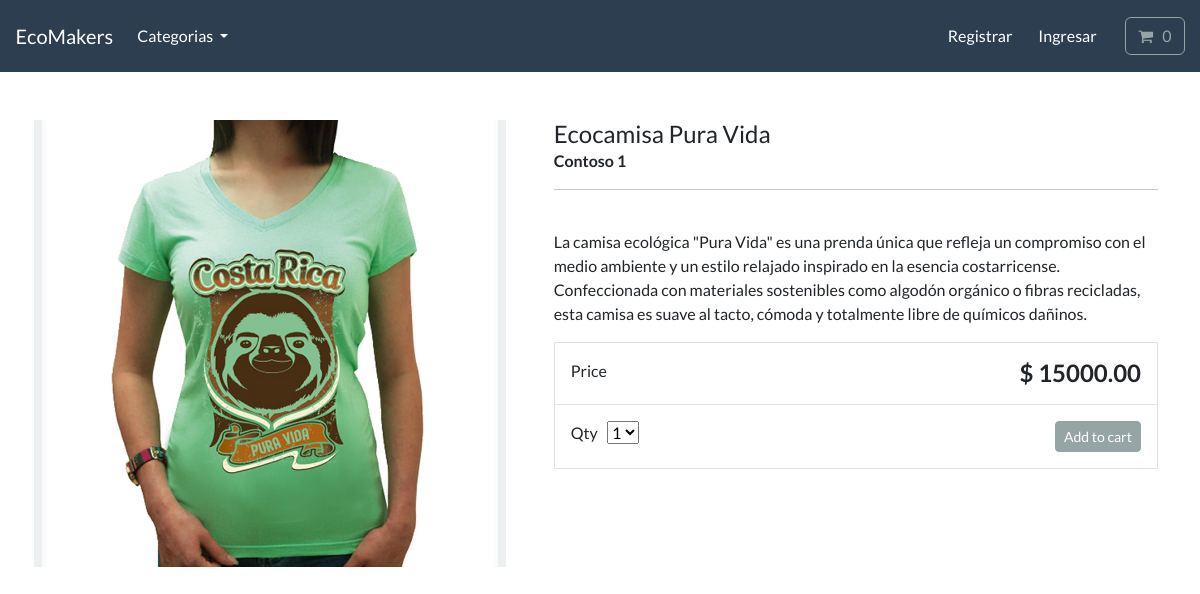
Screenshot of /product/ecocamisa-pura-vida/ with the database file from the repository.
### store/models.py (models this page shows, shortened)
class Product(models.Model):
    category = models.ForeignKey(Category, related_name='product', on_delete=models.CASCADE, null=True)
    title = models.CharField(max_length=250)
    brand = models.CharField(max_length=250, default='un-branded')
    description = models.TextField(blank=True)
    slug = models.SlugField(max_length=255)
    price = models.DecimalField(max_digits=7, decimal_places=2)
    image = models.ImageField(upload_to='images/')
    class Meta:
        verbose_name_plural = 'products'

### store/views.py (the view)
# urls.py: path('product/<slug:product_slug>/',views.product_info, name='product-info'),
def product_info(request, product_slug):
    product = get_object_or_404(Product, slug=product_slug)
    context = {'product':product}
    return render(request, 'store/product-info.html', context)

### cart/cart.py (called while the page is built)
    def __len__(self):
        return sum(item['qty'] for item in self.cart.values())

### cart/context_processors.py (called while the page is built)
def cart(request):
    return {'cart': Cart(request)}

### store/models.py (called while the page is built)
    def get_absolute_url(self):
        return reverse('list-category', args=[self.slug])

### store/views.py (called while the page is built)
def categories(request):
    all_categories = Category.objects.all()
    return {'all_categories':all_categories}

### store/templates/store/product-info.html (shortened to what this page needs)
{% extends "./base.html" %}
{% load static %}
{% block content %}
<div class="container">
    <main class="pt-5">
        <div class="row g-3">
            <div class="col-md-5 col-lg-5 order-md-first bg-light">
                <img class="img-fluid mx-auto d-block" alt="Responsive image" src="{{ product.image.url }}">
            </div>
            <div class="col-md-7 col-lg-7 ps-md-3 ps-lg-5">
                <h1 class="mb-0 h4"> {{ product.title }}  </h1>
                <strong> {{ product.brand }} </strong>
                <hr>
                <br>
                <p> {{ product.description }} </p>
                <div class="border">
                    <div class="col border-bottom">
                        <div class="row p-3">
                            <div class="col-6"> Price </div>
                            <div class="col-6 text-end"><span class="h4 fw-bold">$ {{ product.price }} </span></div>
                        </div>
                    </div>
                    <div class="col">
                        <div class="row p-3">
                            <div class="col-6">
                                <label for="select">Qty</label>
                                <select id="select">
                                    <option value="1">1</option>
                                </select>
                            </div>
                            <div class="col-6 text-end">
                                <button type="button" id="add-button" value="{{product.id}}" class="btn btn-secondary btn-sm">
                                Add to cart
                                </button>
                            </div>
                        </div>
                    </div>
                </div>
            </div>
        </div>
    </main>
    <br>
</div>
{% endblock %}

### rows the page displays
Product: image (picture), title "Ecocamisa Pura Vida", brand "Contoso 1", description "La camisa ecológica \"Pura Vida\" es una prenda única que refleja un compromiso con el medio ambiente y un estilo relajado inspirado en la esencia costarricense. Confeccionada con materiales sostenibles como algodón orgánico o fibras recicladas, esta camisa es suave al tacto, cómoda y totalmente libre de químicos dañinos.", price "15000.00"
